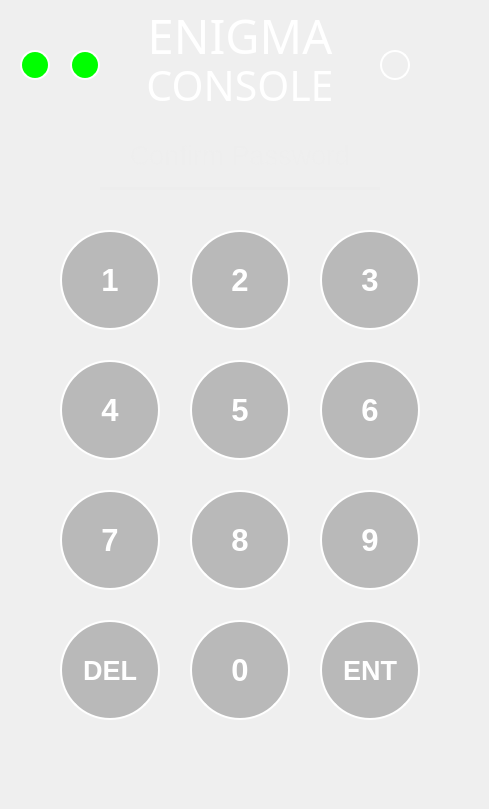
    <widget class="QWidget" name="new_pw_confirm_pw">
     <widget class="QPushButton" name="num7_pushbutton_5">
      <property name="geometry">
       <rect>
        <x>60</x>
        <y>490</y>
        <width>100</width>
        <height>100</height>
       </rect>
      </property>
      <property name="font">
       <font>
        <pointsize>23</pointsize>
        <weight>75</weight>
        <bold>true</bold>
       </font>
      </property>
      <property name="styleSheet">
       <string notr="true">QPushButton {
        color: white; 
        border: 2px solid white; 
        border-radius: 50px; 
        background-color: rgba(96, 96, 96, 96);; 
        padding: 5px; 
    }

    QPushButton:pressed {
        background-color: rgba(196, 196, 196, 196); 

 }</string>
      </property>
      <property name="text">
       <string>7</string>
      </property>
     </widget>
     <widget class="QLabel" name="consoletext_10">
      <property name="geometry">
       <rect>
        <x>0</x>
        <y>60</y>
        <width>480</width>
        <height>51</height>
       </rect>
      </property>
      <property name="font">
       <font>
        <family>Montserrat Light</family>
        <pointsize>31</pointsize>
       </font>
      </property>
      <property name="styleSheet">
       <string notr="true">
color:rgba(255,255,255,255);</string>
      </property>
      <property name="text">
       <string>CONSOLE</string>
      </property>
      <property name="textFormat">
       <enum>Qt::AutoText</enum>
      </property>
      <property name="alignment">
       <set>Qt::AlignCenter</set>
      </property>
     </widget>
     <widget class="QLabel" name="enigmatext_9">
      <property name="geometry">
       <rect>
        <x>0</x>
        <y>10</y>
        <width>480</width>
        <height>51</height>
       </rect>
      </property>
      <property name="font">
       <font>
        <family>Montserrat Black</family>
        <pointsize>35</pointsize>
       </font>
      </property>
      <property name="styleSheet">
       <string notr="true">color:rgba(255,255,255,255);
</string>
      </property>
      <property name="text">
       <string>ENIGMA</string>
      </property>
      <property name="textFormat">
       <enum>Qt::PlainText</enum>
      </property>
      <property name="alignment">
       <set>Qt::AlignCenter</set>
      </property>
     </widget>
     <widget class="QPushButton" name="num9_pushbutton_5">
      <property name="geometry">
       <rect>
        <x>320</x>
        <y>490</y>
        <width>100</width>
        <height>100</height>
       </rect>
      </property>
      <property name="font">
       <font>
        <pointsize>23</pointsize>
        <weight>75</weight>
        <bold>true</bold>
       </font>
      </property>
      <property name="styleSheet">
       <string notr="true">QPushButton {
        color: white; 
        border: 2px solid white; 
        border-radius: 50px; 
        background-color: rgba(96, 96, 96, 96);; 
        padding: 5px; 
    }

    QPushButton:pressed {
        background-color: rgba(196, 196, 196, 196); 

 }</string>
      </property>
      <property name="text">
       <string>9</string>
      </property>
     </widget>
     <widget class="QPushButton" name="num2_pushbutton_5">
      <property name="geometry">
       <rect>
        <x>190</x>
        <y>230</y>
        <width>100</width>
        <height>100</height>
       </rect>
      </property>
      <property name="font">
       <font>
        <pointsize>23</pointsize>
        <weight>75</weight>
        <bold>true</bold>
       </font>
      </property>
      <property name="styleSheet">
       <string notr="true">QPushButton {
        color: white; 
        border: 2px solid white; 
        border-radius: 50px; 
        background-color: rgba(96, 96, 96, 96);; 
        padding: 5px; 
    }

    QPushButton:pressed {
        background-color: rgba(196, 196, 196, 196); 

 }</string>
      </property>
      <property name="text">
       <string>2</string>
      </property>
     </widget>
     <widget class="QPushButton" name="control1_pushbutton_7">
      <property name="geometry">
       <rect>
        <x>20</x>
        <y>50</y>
        <width>30</width>
        <height>30</height>
       </rect>
      </property>
      <property name="font">
       <font>
        <pointsize>23</pointsize>
        <weight>75</weight>
        <bold>true</bold>
       </font>
      </property>
      <property name="styleSheet">
       <string notr="true">QPushButton {
        color: white; 
        border: 2px solid white; 
        border-radius: 15px; 
        background-color: #00FF00; 
        padding: 5px; 
    }

    QPushButton:pressed {
        background-color: rgba(96, 96, 96, 96); 
 }</string>
      </property>
      <property name="text">
       <string/>
      </property>
      <property name="iconSize">
       <size>
        <width>50</width>
        <height>50</height>
       </size>
      </property>
      <property name="autoDefault">
       <bool>true</bool>
      </property>
      <property name="flat">
       <bool>false</bool>
      </property>
     </widget>
     <widget class="QPushButton" name="del_pushbutton_5">
      <property name="geometry">
       <rect>
        <x>60</x>
        <y>620</y>
        <width>100</width>
        <height>100</height>
       </rect>
      </property>
      <property name="font">
       <font>
        <pointsize>20</pointsize>
        <weight>75</weight>
        <bold>true</bold>
       </font>
      </property>
      <property name="styleSheet">
       <string notr="true">QPushButton {
        color: white; 
        border: 2px solid white; 
        border-radius: 50px; 
        background-color: rgba(96, 96, 96, 96);; 
        padding: 5px; 
    }

    QPushButton:pressed {
        background-color: rgba(196, 196, 196, 196); 

 }</string>
      </property>
      <property name="text">
       <string>DEL</string>
      </property>
     </widget>
     <widget class="QPushButton" name="num4_pushbutton_5">
      <property name="geometry">
       <rect>
        <x>60</x>
        <y>360</y>
        <width>100</width>
        <height>100</height>
       </rect>
      </property>
      <property name="font">
       <font>
        <pointsize>23</pointsize>
        <weight>75</weight>
        <bold>true</bold>
       </font>
      </property>
      <property name="styleSheet">
       <string notr="true">QPushButton {
        color: white; 
        border: 2px solid white; 
        border-radius: 50px; 
        background-color: rgba(96, 96, 96, 96);; 
        padding: 5px; 
    }

    QPushButton:pressed {
        background-color: rgba(196, 196, 196, 196); 

 }</string>
      </property>
      <property name="text">
       <string>4</string>
      </property>
      <property name="iconSize">
       <size>
        <width>50</width>
        <height>50</height>
       </size>
      </property>
      <property name="autoDefault">
       <bool>false</bool>
      </property>
      <property name="flat">
       <bool>true</bool>
      </property>
     </widget>
     <widget class="QPushButton" name="num6_pushbutton_5">
      <property name="geometry">
       <rect>
        <x>320</x>
        <y>360</y>
        <width>100</width>
        <height>100</height>
       </rect>
      </property>
      <property name="font">
       <font>
        <pointsize>23</pointsize>
        <weight>75</weight>
        <bold>true</bold>
       </font>
      </property>
      <property name="styleSheet">
       <string notr="true">QPushButton {
        color: white; 
        border: 2px solid white; 
        border-radius: 50px; 
        background-color: rgba(96, 96, 96, 96);; 
        padding: 5px; 
    }

    QPushButton:pressed {
        background-color: rgba(196, 196, 196, 196); 

 }</string>
      </property>
      <property name="text">
       <string>6</string>
      </property>
     </widget>
     <widget class="QPushButton" name="num1_pushbutton_5">
      <property name="geometry">
       <rect>
        <x>60</x>
        <y>230</y>
        <width>100</width>
        <height>100</height>
       </rect>
      </property>
      <property name="font">
       <font>
        <pointsize>23</pointsize>
        <weight>75</weight>
        <bold>true</bold>
       </font>
      </property>
      <property name="styleSheet">
       <string notr="true">
QPushButton {
        color: white; 
        border: 2px solid white; 
        border-radius: 50px; 
        background-color: rgba(96, 96, 96, 96);; 
        padding: 5px; 
    }

    QPushButton:pressed {
        background-color: rgba(196, 196, 196, 196); 

 }</string>
      </property>
      <property name="text">
       <string>1</string>
      </property>
      <property name="iconSize">
       <size>
        <width>50</width>
        <height>50</height>
       </size>
      </property>
      <property name="autoDefault">
       <bool>true</bool>
      </property>
      <property name="flat">
       <bool>false</bool>
      </property>
     </widget>
     <widget class="QPushButton" name="num8_pushbutton_5">
      <property name="geometry">
       <rect>
        <x>190</x>
        <y>490</y>
        <width>100</width>
        <height>100</height>
       </rect>
      </property>
      <property name="font">
       <font>
        <pointsize>23</pointsize>
        <weight>75</weight>
        <bold>true</bold>
       </font>
      </property>
      <property name="styleSheet">
       <string notr="true">QPushButton {
        color: white; 
        border: 2px solid white; 
        border-radius: 50px; 
        background-color: rgba(96, 96, 96, 96);; 
        padding: 5px; 
    }

    QPushButton:pressed {
        background-color: rgba(196, 196, 196, 196); 

 }</string>
      </property>
      <property name="text">
       <string>8</string>
      </property>
     </widget>
     <widget class="QPushButton" name="num0_pushbutton_5">
      <property name="geometry">
       <rect>
        <x>190</x>
        <y>620</y>
        <width>100</width>
        <height>100</height>
       </rect>
      </property>
      <property name="font">
       <font>
        <pointsize>23</pointsize>
        <weight>75</weight>
        <bold>true</bold>
       </font>
      </property>
      <property name="styleSheet">
       <string notr="true">QPushButton {
        color: white; 
        border: 2px solid white; 
        border-radius: 50px; 
        background-color: rgba(96, 96, 96, 96);; 
        padding: 5px; 
    }

    QPushButton:pressed {
        background-color: rgba(196, 196, 196, 196); 

 }</string>
      </property>
      <property name="text">
       <string>0</string>
      </property>
     </widget>
     <widget class="QPushButton" name="num3_pushbutton_5">
      <property name="geometry">
       <rect>
        <x>320</x>
        <y>230</y>
        <width>100</width>
        <height>100</height>
       </rect>
      </property>
      <property name="font">
       <font>
        <pointsize>23</pointsize>
        <weight>75</weight>
        <bold>true</bold>
       </font>
      </property>
      <property name="styleSheet">
       <string notr="true">QPushButton {
        color: white; 
        border: 2px solid white; 
        border-radius: 50px; 
        background-color: rgba(96, 96, 96, 96);; 
        padding: 5px; 
    }

    QPushButton:pressed {
        background-color: rgba(196, 196, 196, 196); 

 }</string>
      </property>
      <property name="text">
       <string>3</string>
      </property>
     </widget>
     <widget class="QPushButton" name="control1_pushbutton_8">
      <property name="geometry">
       <rect>
        <x>70</x>
        <y>50</y>
        <width>30</width>
        <height>30</height>
       </rect>
      </property>
      <property name="font">
       <font>
        <pointsize>23</pointsize>
        <weight>75</weight>
        <bold>true</bold>
       </font>
      </property>
      <property name="styleSheet">
       <string notr="true">QPushButton {
        color: white; 
        border: 2px solid white; 
        border-radius: 15px; 
        background-color: #00FF00; 
        padding: 5px; 
    }

    QPushButton:pressed {
        background-color: rgba(96, 96, 96, 96); 
 }</string>
      </property>
      <property name="text">
       <string/>
      </property>
      <property name="iconSize">
       <size>
        <width>50</width>
        <height>50</height>
       </size>
      </property>
      <property name="autoDefault">
       <bool>true</bool>
      </property>
      <property name="flat">
       <bool>false</bool>
      </property>
     </widget>
     <widget class="QPushButton" name="num5_pushbutton_5">
      <property name="geometry">
       <rect>
        <x>190</x>
        <y>360</y>
        <width>100</width>
        <height>100</height>
       </rect>
      </property>
      <property name="font">
       <font>
        <pointsize>23</pointsize>
        <weight>75</weight>
        <bold>true</bold>
       </font>
      </property>
      <property name="styleSheet">
       <string notr="true">QPushButton {
        color: white; 
        border: 2px solid white; 
        border-radius: 50px; 
        background-color: rgba(96, 96, 96, 96);; 
        padding: 5px; 
    }

    QPushButton:pressed {
        background-color: rgba(196, 196, 196, 196); 

 }</string>
      </property>
      <property name="text">
       <string>5</string>
      </property>
     </widget>
     <widget class="QPushButton" name="ent_pushbutton_5">
      <property name="geometry">
       <rect>
        <x>320</x>
        <y>620</y>
        <width>100</width>
        <height>100</height>
       </rect>
      </property>
      <property name="font">
       <font>
        <pointsize>20</pointsize>
        <weight>75</weight>
        <bold>true</bold>
       </font>
      </property>
      <property name="styleSheet">
       <string notr="true">QPushButton {
        color: white; 
        border: 2px solid white; 
        border-radius: 50px; 
        background-color: rgba(96, 96, 96, 96);; 
        padding: 5px; 
    }

    QPushButton:pressed {
        background-color: rgba(196, 196, 196, 196); 

 }</string>
      </property>
      <property name="text">
       <string>ENT</string>
      </property>
     </widget>
     <widget class="QLabel" name="background_9">
      <property name="geometry">
       <rect>
        <x>0</x>
        <y>0</y>
        <width>480</width>
        <height>800</height>
       </rect>
      </property>
      <property name="styleSheet">
       <string notr="true">background-image: url(bg-vertical.png);</string>
      </property>
      <property name="text">
       <string/>
      </property>
     </widget>
     <widget class="QLineEdit" name="create_password_6">
      <property name="geometry">
       <rect>
        <x>100</x>
        <y>130</y>
        <width>280</width>
        <height>60</height>
       </rect>
      </property>
      <property name="font">
       <font>
        <pointsize>20</pointsize>
       </font>
      </property>
      <property name="focusPolicy">
       <enum>Qt::NoFocus</enum>
      </property>
      <property name="autoFillBackground">
       <bool>false</bool>
      </property>
      <property name="styleSheet">
       <string notr="true">background-color:rgba(0, 0, 0, 0);
border:none;
border-bottom:3px solid rgba(237, 237, 237, 237);
color:rgba(237, 237, 237, 237);
padding-bottom:7px;
background-color: rgba(0, 0, 0, 0);</string>
      </property>
      <property name="frame">
       <bool>true</bool>
      </property>
      <property name="echoMode">
       <enum>QLineEdit::Password</enum>
      </property>
      <property name="alignment">
       <set>Qt::AlignCenter</set>
      </property>
      <property name="placeholderText">
       <string>Confirm Password</string>
      </property>
      <property name="clearButtonEnabled" stdset="0">
       <bool>false</bool>
      </property>
     </widget>
     <widget class="QPushButton" name="control2_pushbutton_5">
      <property name="geometry">
       <rect>
        <x>380</x>
        <y>50</y>
        <width>30</width>
        <height>30</height>
       </rect>
      </property>
      <property name="font">
       <font>
        <pointsize>23</pointsize>
        <weight>75</weight>
        <bold>true</bold>
       </font>
      </property>
      <property name="styleSheet">
       <string notr="true">QPushButton {
        color: white; 
        border: 2px solid white; 
        border-radius: 15px; 
        background-color: transparent; 
        padding: 5px; 
    }

    QPushButton:pressed {
        background-color: rgba(96, 96, 96, 96); 
 }</string>
      </property>
      <property name="text">
       <string/>
      </property>
      <property name="iconSize">
       <size>
        <width>50</width>
        <height>50</height>
       </size>
      </property>
      <property name="autoDefault">
       <bool>true</bool>
      </property>
      <property name="flat">
       <bool>false</bool>
      </property>
     </widget>
     <zorder>background_9</zorder>
     <zorder>num7_pushbutton_5</zorder>
     <zorder>consoletext_10</zorder>
     <zorder>enigmatext_9</zorder>
     <zorder>num9_pushbutton_5</zorder>
     <zorder>num2_pushbutton_5</zorder>
     <zorder>control1_pushbutton_7</zorder>
     <zorder>del_pushbutton_5</zorder>
     <zorder>num4_pushbutton_5</zorder>
     <zorder>num6_pushbutton_5</zorder>
     <zorder>num1_pushbutton_5</zorder>
     <zorder>num8_pushbutton_5</zorder>
     <zorder>num0_pushbutton_5</zorder>
     <zorder>num3_pushbutton_5</zorder>
     <zorder>control1_pushbutton_8</zorder>
     <zorder>num5_pushbutton_5</zorder>
     <zorder>ent_pushbutton_5</zorder>
     <zorder>create_password_6</zorder>
     <zorder>control2_pushbutton_5</zorder>
    </widget>
